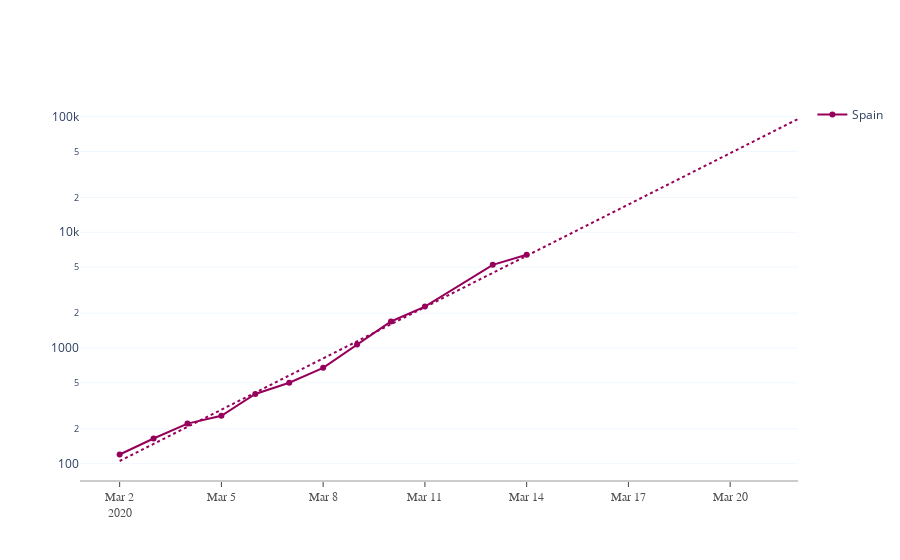

Notebook code for this chart:
### Code cell
iplot(spain.plotly_fig_with_prediction(True, 'date', 20, color=COLOR_SCALE[0]))

### Figure 1 — Plotly figure (JSON) as saved in the notebook; plotly's stock layout.template omitted (floating-point values rounded to 4 significant figures)
{"data": [{"line": {"color": "rgb(150,0,90)"}, "mode": "lines+markers", "name": "Spain", "type": "scatter", "x": ["2020-03-02", "2020-03-03", "2020-03-04", "2020-03-05", "2020-03-06", "2020-03-07", "2020-03-08", "2020-03-09", "2020-03-10", "2020-03-11", "2020-03-13", "2020-03-14"], "y": [120, 165, 222, 259, 400, 500, 673, 1073, 1695, 2277, 5232, 6391]}, {"line": {"color": "rgb(150,0,90)", "dash": "dot"}, "mode": "lines", "showlegend": false, "type": "scatter", "x": ["2020-03-02T00:00:00", "2020-03-03T00:00:00", "2020-03-04T00:00:00", "2020-03-05T00:00:00", "2020-03-06T00:00:00", "2020-03-07T00:00:00", "2020-03-08T00:00:00", "2020-03-09T00:00:00", "2020-03-10T00:00:00", "2020-03-11T00:00:00", "2020-03-12T00:00:00", "2020-03-13T00:00:00", "2020-03-14T00:00:00", "2020-03-15T00:00:00", "2020-03-16T00:00:00", "2020-03-17T00:00:00", "2020-03-18T00:00:00", "2020-03-19T00:00:00", "2020-03-20T00:00:00", "2020-03-21T00:00:00", "2020-03-22T00:00:00"], "y": [105.4, 148.2, 208.3, 292.7, 411.4, 578.1, 812.5, 1142.0, 1605.0, 2256.0, 3170.0, 4455.0, 6262.0, 8800.0, 12370.0, 17380.0, 24430.0, 34330.0, 48250.0, 67820.0, 95310.0]}], "layout": {"plot_bgcolor": "white", "showlegend": true, "xaxis": {"linecolor": "rgb(204, 204, 204)", "linewidth": 2, "showgrid": false, "showline": true, "showticklabels": true, "tickfont": {"color": "rgb(82, 82, 82)", "family": "Arial", "size": 12}, "ticks": "outside"}, "yaxis": {"gridcolor": "aliceblue", "showgrid": true, "showline": false, "showticklabels": true, "type": "log", "zeroline": false}}}
